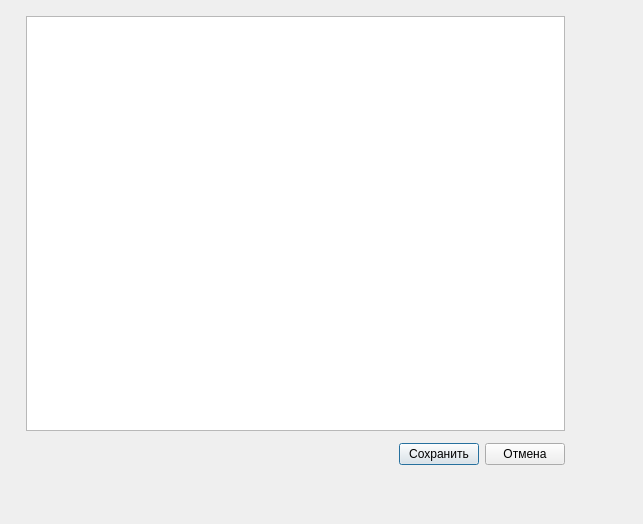
<?xml version="1.0" encoding="UTF-8"?>
<ui version="4.0">
 <class>CounterAddParamSets</class>
 <widget class="QDialog" name="CounterAddParamSets">
  <property name="geometry">
   <rect>
    <x>0</x>
    <y>0</y>
    <width>643</width>
    <height>524</height>
   </rect>
  </property>
  <property name="windowTitle">
   <string>Dialog</string>
  </property>
  <widget class="QWidget" name="verticalLayoutWidget">
   <property name="geometry">
    <rect>
     <x>20</x>
     <y>10</y>
     <width>551</width>
     <height>461</height>
    </rect>
   </property>
   <layout class="QVBoxLayout" name="mainLayout">
    <item>
     <layout class="QVBoxLayout" name="verticalLayout_2">
      <property name="margin">
       <number>6</number>
      </property>
      <item>
       <widget class="QTableWidget" name="twParams">
        <property name="selectionMode">
         <enum>QAbstractItemView::SingleSelection</enum>
        </property>
        <attribute name="horizontalHeaderDefaultSectionSize">
         <number>200</number>
        </attribute>
        <attribute name="horizontalHeaderHighlightSections">
         <bool>false</bool>
        </attribute>
        <attribute name="verticalHeaderDefaultSectionSize">
         <number>20</number>
        </attribute>
       </widget>
      </item>
      <item>
       <layout class="QHBoxLayout" name="horizontalLayout">
        <property name="topMargin">
         <number>6</number>
        </property>
        <item>
         <spacer name="horizontalSpacer">
          <property name="orientation">
           <enum>Qt::Horizontal</enum>
          </property>
          <property name="sizeHint" stdset="0">
           <size>
            <width>40</width>
            <height>20</height>
           </size>
          </property>
         </spacer>
        </item>
        <item>
         <widget class="QPushButton" name="cmdSave">
          <property name="text">
           <string>Сохранить</string>
          </property>
         </widget>
        </item>
        <item>
         <widget class="QPushButton" name="cmdCancel">
          <property name="text">
           <string>Отмена</string>
          </property>
         </widget>
        </item>
       </layout>
      </item>
     </layout>
    </item>
   </layout>
  </widget>
 </widget>
 <resources/>
 <connections>
  <connection>
   <sender>cmdCancel</sender>
   <signal>clicked()</signal>
   <receiver>CounterAddParamSets</receiver>
   <slot>reject()</slot>
   <hints>
    <hint type="sourcelabel">
     <x>517</x>
     <y>453</y>
    </hint>
    <hint type="destinationlabel">
     <x>138</x>
     <y>712</y>
    </hint>
   </hints>
  </connection>
  <connection>
   <sender>cmdSave</sender>
   <signal>clicked()</signal>
   <receiver>CounterAddParamSets</receiver>
   <slot>saveChanges()</slot>
   <hints>
    <hint type="sourcelabel">
     <x>432</x>
     <y>443</y>
    </hint>
    <hint type="destinationlabel">
     <x>227</x>
     <y>727</y>
    </hint>
   </hints>
  </connection>
 </connections>
 <slots>
  <slot>saveChanges()</slot>
 </slots>
</ui>
